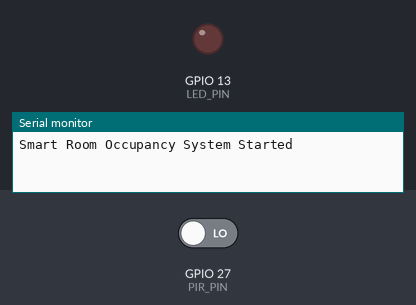
A sketch run on a simulated ESP32. Parts: output pins drawn as LEDs (lit = HIGH), the last lines printed to the serial monitor. The test bench sets the inputs (shaded band); at power-on: GPIO 27 (PIR_PIN) LOW.

Above: at 1.2 s.
1.3 s: GPIO 27 (PIR_PIN) driven HIGH
At 2.6 s:
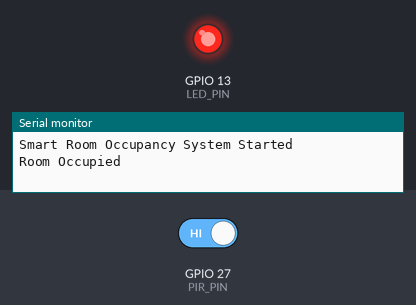
Timing chart, 0 to 4.3 s (numbered marks = the images above; inputs shaded):
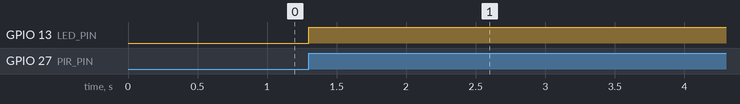

The sketch:

sketch.ino
```cpp
#define PIR_PIN 27
#define LED_PIN 13

bool roomOccupied = false;
unsigned long lastMotionTime = 0;
const unsigned long vacancyTimeout = 5000; // 5 seconds
void setup() {
  Serial.begin(115200);
  pinMode(PIR_PIN, INPUT);
  pinMode(LED_PIN, OUTPUT);
  Serial.println("Smart Room Occupancy System Started");
}

void loop() {
  int pirState = digitalRead(PIR_PIN);
  if (pirState == HIGH) {// Motion detected
    lastMotionTime = millis();
    if (!roomOccupied) {
      roomOccupied = true;
      digitalWrite(LED_PIN, HIGH);
      Serial.println("Room Occupied");
    }
  }
  if (roomOccupied &&
      millis() - lastMotionTime > vacancyTimeout) {
    roomOccupied = false;
    digitalWrite(LED_PIN, LOW);// Check vacancy timeout
    Serial.println("Room Vacant");
  }

  delay(100);
}
```

Measured:
- after the input at 1.3 s, GPIO 13 (LED_PIN): LOW → HIGH at once
